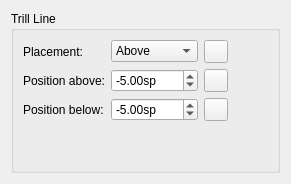
      <widget class="QWidget" name="page_4">
       <layout class="QVBoxLayout" name="verticalLayout_48">
        <item>
         <widget class="QGroupBox" name="groupBox_22">
          <property name="title">
           <string>Trill Line</string>
          </property>
          <layout class="QGridLayout" name="gridLayout_14">
           <item row="3" column="0">
            <spacer name="verticalSpacer_18">
             <property name="orientation">
              <enum>Qt::Vertical</enum>
             </property>
             <property name="sizeHint" stdset="0">
              <size>
               <width>20</width>
               <height>40</height>
              </size>
             </property>
            </spacer>
           </item>
           <item row="1" column="0">
            <widget class="QLabel" name="label_97">
             <property name="text">
              <string>Position above:</string>
             </property>
             <property name="buddy">
              <cstring>trillLinePosAbove</cstring>
             </property>
            </widget>
           </item>
           <item row="1" column="1">
            <widget class="QDoubleSpinBox" name="trillLinePosAbove">
             <property name="suffix">
              <string extracomment="spatium unit">sp</string>
             </property>
             <property name="minimum">
              <double>-1000.000000000000000</double>
             </property>
             <property name="maximum">
              <double>1000.000000000000000</double>
             </property>
             <property name="value">
              <double>-5.000000000000000</double>
             </property>
            </widget>
           </item>
           <item row="1" column="3">
            <spacer name="horizontalSpacer_10">
             <property name="orientation">
              <enum>Qt::Horizontal</enum>
             </property>
             <property name="sizeHint" stdset="0">
              <size>
               <width>40</width>
               <height>20</height>
              </size>
             </property>
            </spacer>
           </item>
           <item row="1" column="2">
            <widget class="QToolButton" name="resetTrillLinePosAbove">
             <property name="toolTip">
              <string>Reset to default</string>
             </property>
             <property name="accessibleName">
              <string>Reset 'Position above' value</string>
             </property>
             <property name="text">
              <string notr="true"/>
             </property>
             <property name="icon">
              <iconset resource="musescore.qrc">
               <normaloff>:/data/icons/edit-reset.svg</normaloff>:/data/icons/edit-reset.svg</iconset>
             </property>
            </widget>
           </item>
           <item row="0" column="1">
            <widget class="QComboBox" name="trillLinePlacement">
             <item>
              <property name="text">
               <string notr="true">Above</string>
              </property>
             </item>
             <item>
              <property name="text">
               <string notr="true">Below</string>
              </property>
             </item>
            </widget>
           </item>
           <item row="0" column="0">
            <widget class="QLabel" name="label_125">
             <property name="text">
              <string>Placement:</string>
             </property>
             <property name="buddy">
              <cstring>trillLinePlacement</cstring>
             </property>
            </widget>
           </item>
           <item row="0" column="2">
            <widget class="QToolButton" name="resetTrillLinePlacement">
             <property name="toolTip">
              <string>Reset to default</string>
             </property>
             <property name="accessibleName">
              <string>Reset 'Placement' value</string>
             </property>
             <property name="text">
              <string notr="true"/>
             </property>
             <property name="icon">
              <iconset resource="musescore.qrc">
               <normaloff>:/data/icons/edit-reset.svg</normaloff>:/data/icons/edit-reset.svg</iconset>
             </property>
            </widget>
           </item>
           <item row="2" column="0">
            <widget class="QLabel" name="label_140">
             <property name="text">
              <string>Position below:</string>
             </property>
             <property name="buddy">
              <cstring>trillLinePosBelow</cstring>
             </property>
            </widget>
           </item>
           <item row="2" column="1">
            <widget class="QDoubleSpinBox" name="trillLinePosBelow">
             <property name="suffix">
              <string extracomment="spatium unit">sp</string>
             </property>
             <property name="minimum">
              <double>-1000.000000000000000</double>
             </property>
             <property name="maximum">
              <double>1000.000000000000000</double>
             </property>
             <property name="value">
              <double>-5.000000000000000</double>
             </property>
            </widget>
           </item>
           <item row="2" column="2">
            <widget class="QToolButton" name="resetTrillLinePosBelow">
             <property name="toolTip">
              <string>Reset to default</string>
             </property>
             <property name="accessibleName">
              <string>Reset 'Position below' value</string>
             </property>
             <property name="text">
              <string notr="true"/>
             </property>
             <property name="icon">
              <iconset resource="musescore.qrc">
               <normaloff>:/data/icons/edit-reset.svg</normaloff>:/data/icons/edit-reset.svg</iconset>
             </property>
            </widget>
           </item>
          </layout>
         </widget>
        </item>
       </layout>
      </widget>
